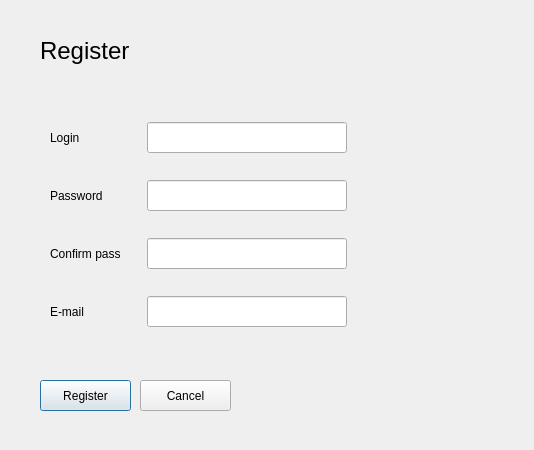
<?xml version="1.0" encoding="UTF-8"?>
<ui version="4.0">
 <class>ActReg</class>
 <widget class="QDialog" name="ActReg">
  <property name="geometry">
   <rect>
    <x>0</x>
    <y>0</y>
    <width>534</width>
    <height>450</height>
   </rect>
  </property>
  <property name="windowTitle">
   <string>Accounting system</string>
  </property>
  <widget class="QPushButton" name="pushButton">
   <property name="geometry">
    <rect>
     <x>40</x>
     <y>380</y>
     <width>91</width>
     <height>31</height>
    </rect>
   </property>
   <property name="text">
    <string>Register</string>
   </property>
  </widget>
  <widget class="QLabel" name="label">
   <property name="geometry">
    <rect>
     <x>40</x>
     <y>30</y>
     <width>111</width>
     <height>41</height>
    </rect>
   </property>
   <property name="font">
    <font>
     <pointsize>18</pointsize>
    </font>
   </property>
   <property name="text">
    <string>Register</string>
   </property>
  </widget>
  <widget class="QPushButton" name="pushButton_2">
   <property name="geometry">
    <rect>
     <x>140</x>
     <y>380</y>
     <width>91</width>
     <height>31</height>
    </rect>
   </property>
   <property name="text">
    <string>Cancel</string>
   </property>
  </widget>
  <widget class="QWidget" name="layoutWidget">
   <property name="geometry">
    <rect>
     <x>370</x>
     <y>120</y>
     <width>91</width>
     <height>211</height>
    </rect>
   </property>
   <layout class="QVBoxLayout" name="verticalLayout_2">
    <property name="spacing">
     <number>30</number>
    </property>
    <item>
     <widget class="QLabel" name="label_6">
      <property name="styleSheet">
       <string notr="true">color: #cf2323;</string>
      </property>
      <property name="text">
       <string/>
      </property>
     </widget>
    </item>
    <item>
     <widget class="QLabel" name="label_7">
      <property name="styleSheet">
       <string notr="true">color: #cf2323;</string>
      </property>
      <property name="text">
       <string/>
      </property>
     </widget>
    </item>
    <item>
     <widget class="QLabel" name="label_8">
      <property name="styleSheet">
       <string notr="true">color: #cf2323;</string>
      </property>
      <property name="text">
       <string/>
      </property>
     </widget>
    </item>
    <item>
     <widget class="QLabel" name="label_9">
      <property name="styleSheet">
       <string notr="true">color: #cf2323;</string>
      </property>
      <property name="text">
       <string/>
      </property>
     </widget>
    </item>
   </layout>
  </widget>
  <widget class="QWidget" name="layoutWidget">
   <property name="geometry">
    <rect>
     <x>50</x>
     <y>120</y>
     <width>297</width>
     <height>209</height>
    </rect>
   </property>
   <layout class="QVBoxLayout" name="verticalLayout">
    <property name="spacing">
     <number>25</number>
    </property>
    <item>
     <layout class="QHBoxLayout" name="horizontalLayout">
      <item>
       <widget class="QLabel" name="label_2">
        <property name="text">
         <string>Login</string>
        </property>
       </widget>
      </item>
      <item>
       <widget class="QLineEdit" name="lineE21">
        <property name="sizePolicy">
         <sizepolicy hsizetype="Fixed" vsizetype="Fixed">
          <horstretch>0</horstretch>
          <verstretch>0</verstretch>
         </sizepolicy>
        </property>
        <property name="minimumSize">
         <size>
          <width>200</width>
          <height>31</height>
         </size>
        </property>
       </widget>
      </item>
     </layout>
    </item>
    <item>
     <layout class="QHBoxLayout" name="horizontalLayout_2">
      <item>
       <widget class="QLabel" name="label_3">
        <property name="text">
         <string>Password</string>
        </property>
       </widget>
      </item>
      <item>
       <widget class="QLineEdit" name="lineE22">
        <property name="sizePolicy">
         <sizepolicy hsizetype="Fixed" vsizetype="Fixed">
          <horstretch>0</horstretch>
          <verstretch>0</verstretch>
         </sizepolicy>
        </property>
        <property name="minimumSize">
         <size>
          <width>200</width>
          <height>31</height>
         </size>
        </property>
        <property name="echoMode">
         <enum>QLineEdit::Password</enum>
        </property>
       </widget>
      </item>
     </layout>
    </item>
    <item>
     <layout class="QHBoxLayout" name="horizontalLayout_3">
      <item>
       <widget class="QLabel" name="label_10">
        <property name="text">
         <string>Confirm pass</string>
        </property>
       </widget>
      </item>
      <item>
       <widget class="QLineEdit" name="lineE23">
        <property name="sizePolicy">
         <sizepolicy hsizetype="Fixed" vsizetype="Fixed">
          <horstretch>0</horstretch>
          <verstretch>0</verstretch>
         </sizepolicy>
        </property>
        <property name="minimumSize">
         <size>
          <width>200</width>
          <height>31</height>
         </size>
        </property>
        <property name="echoMode">
         <enum>QLineEdit::Password</enum>
        </property>
       </widget>
      </item>
     </layout>
    </item>
    <item>
     <layout class="QHBoxLayout" name="horizontalLayout_4">
      <item>
       <widget class="QLabel" name="label_5">
        <property name="text">
         <string>E-mail</string>
        </property>
       </widget>
      </item>
      <item>
       <widget class="QLineEdit" name="lineE24">
        <property name="sizePolicy">
         <sizepolicy hsizetype="Fixed" vsizetype="Fixed">
          <horstretch>0</horstretch>
          <verstretch>0</verstretch>
         </sizepolicy>
        </property>
        <property name="minimumSize">
         <size>
          <width>200</width>
          <height>31</height>
         </size>
        </property>
       </widget>
      </item>
     </layout>
    </item>
   </layout>
  </widget>
  <widget class="QLabel" name="label_11">
   <property name="geometry">
    <rect>
     <x>260</x>
     <y>386</y>
     <width>63</width>
     <height>20</height>
    </rect>
   </property>
   <property name="font">
    <font>
     <pointsize>12</pointsize>
    </font>
   </property>
   <property name="styleSheet">
    <string notr="true">color: #139e13;</string>
   </property>
   <property name="text">
    <string/>
   </property>
  </widget>
 </widget>
 <resources/>
 <connections/>
</ui>
